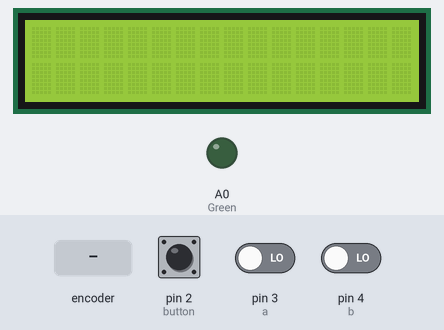
The sketch below on a simulated Arduino Uno, built with avr-gcc and run on an emulated ATmega328P. Parts: 16×2 character LCD, output pins drawn as LEDs (lit = HIGH). Dashed ring = blinking. Inputs (shaded band) come from the test bench; at power-on: pin 2 (button) LOW, pin 3 (a) LOW, pin 4 (b) LOW.

Above: at 1.7 s.
1.8 s: pin 2 (button) pulled HIGH for 1 s
At 2.25 s:
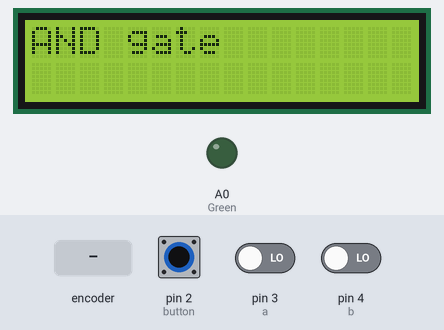
4.3 s: rotary encoder on pin 3 (a) / pin 4 (b) turned 1 step (first pin leading)
At 4.49 s:
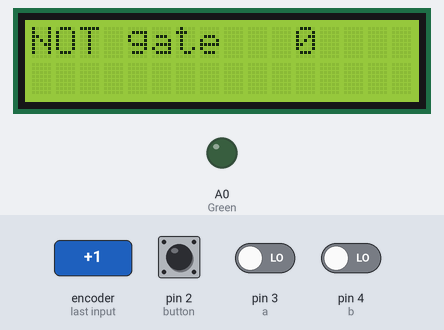
6.2 s: pin 2 (button) pulled HIGH for 0.15 s
At 6.74 s:
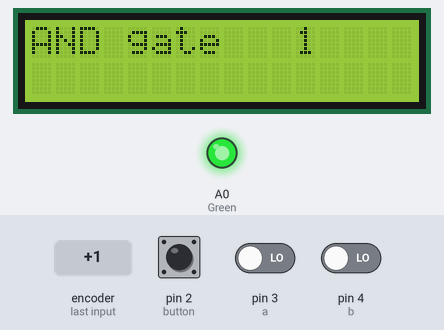
8.3 s: pin 2 (button) pulled HIGH for 3.2 s
At 9.79 s:
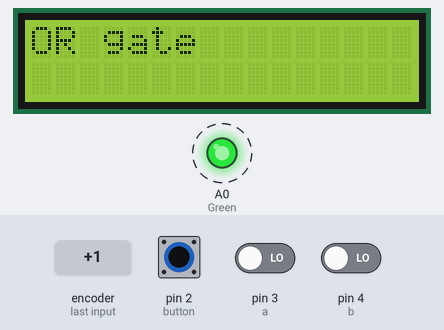
Timing chart, 0 to 13.1 s (numbered marks = the images above; inputs shaded):
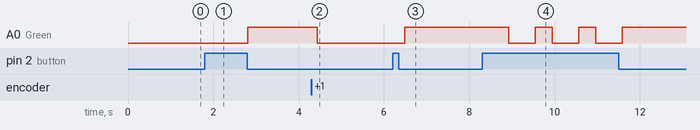

The sketch:

sketch_apr02b_Arduino_Gates.ino
```cpp
#include <LiquidCrystal.h>
int c=0;
int button=2;
int a=3;
int b=4;
int Green=A0;
const int rs = 12, en = 13, d4 = 11, d5 = 10, d6 = 9, d7 = 8;
LiquidCrystal lcd(rs, en, d4, d5, d6, d7);
void AND(){
  if(digitalRead(a)==HIGH && digitalRead(b)==HIGH){
    digitalWrite(Green,HIGH);
    lcd.println("\n1");
     delay(100);
  }
  else{
    digitalWrite(Green,LOW);
    lcd.println("\n0");
     delay(100);
  }
}
void OR(){
  if(digitalRead(a)==LOW && digitalRead(b)==LOW){
     digitalWrite(Green,LOW);
     lcd.println("\n0");
     delay(100);
  }
  else{
   digitalWrite(Green,HIGH);
   lcd.println("\n1");
   delay(100);
  }
}
void NOT(){
  if(digitalRead(a)==HIGH){
    digitalWrite(Green,LOW);
    lcd.println("\n0");
     delay(100);
  }
  else{
    digitalWrite(Green,HIGH);
    lcd.println("\n1");
     delay(100);
  }
}
void setup() {
  pinMode(button,INPUT);
  pinMode(a,INPUT);
  pinMode(b,INPUT);
  pinMode(A0,OUTPUT);
  lcd.begin(16,2);
  Serial.begin(9600);
  delay(500);
}


void loop() {
  if(digitalRead(button)==HIGH){
    c++;
    delay(200);
  }

  if(c==1){
    AND();
    lcd.clear();
    lcd.println("AND gate");
    delay(100);
  }
  else if(c==2){
    OR();
    lcd.clear();
    lcd.println("OR gate");
    delay(100);
  }
  else if(c==3){
    NOT();
    lcd.clear();
    lcd.println("NOT gate");
    delay(100);

  }
  else if(3<c)
  {
    c=1;
    delay(10);

  }
}
```

Measured:
- after the input at 1.8 s, A0 (Green): LOW → HIGH after 1.0 s; the display: first changes after 0.20 s (image 1 shows a later state)
- after the input at 4.3 s, A0 (Green): HIGH → LOW after 0.14 s; the display: first differs from a run without the input after 0.14 s (image 2)
- after the input at 6.2 s, A0 (Green): LOW → HIGH after 0.29 s; the display: first changes after 0.29 s (image 3 shows a later state)
- after the input at 8.3 s, A0 (Green): alternates HIGH for 0.40 s and LOW for 0.61 s, 6 changes in all, then stays HIGH, starting after 0.63 s
